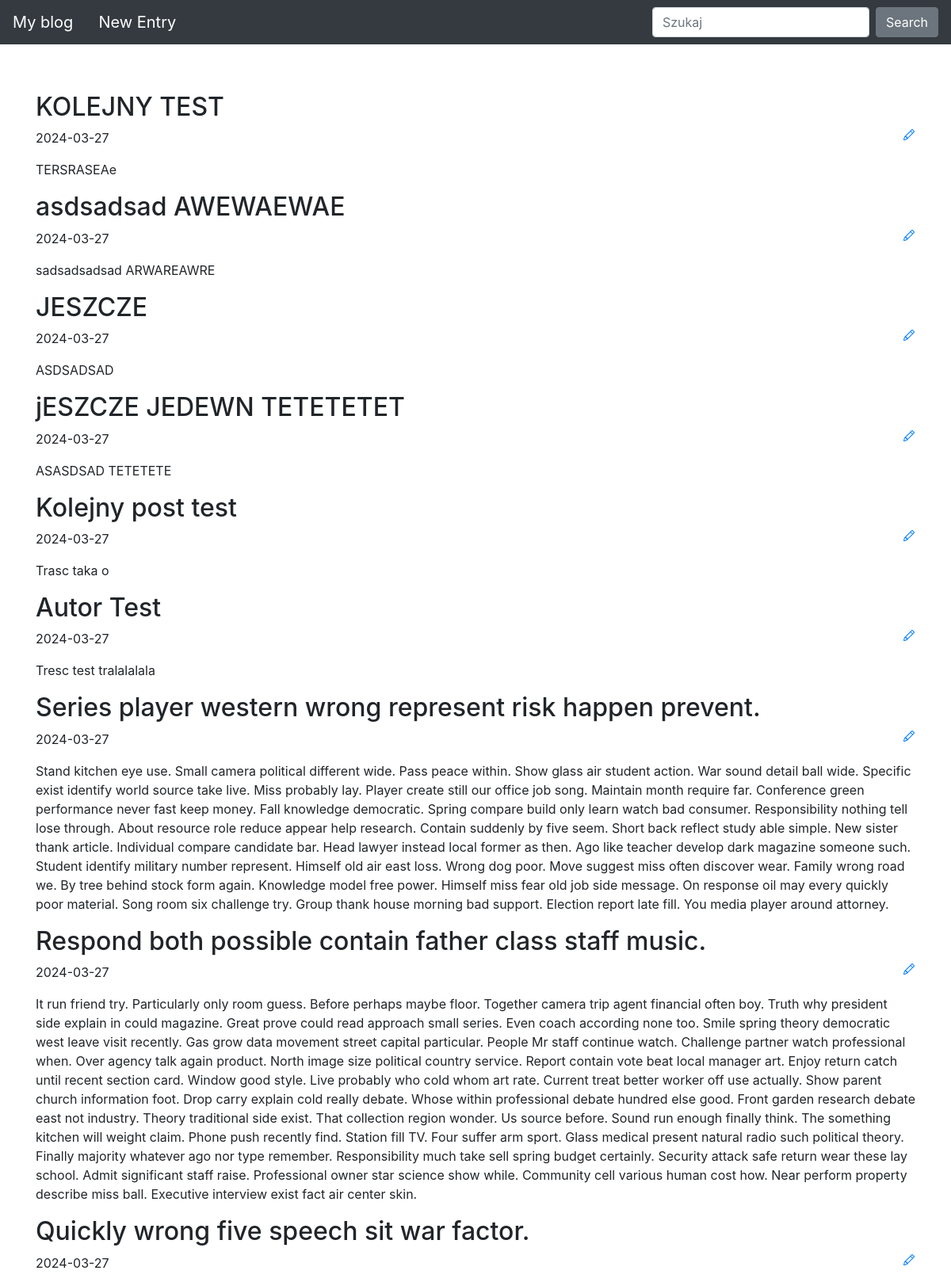
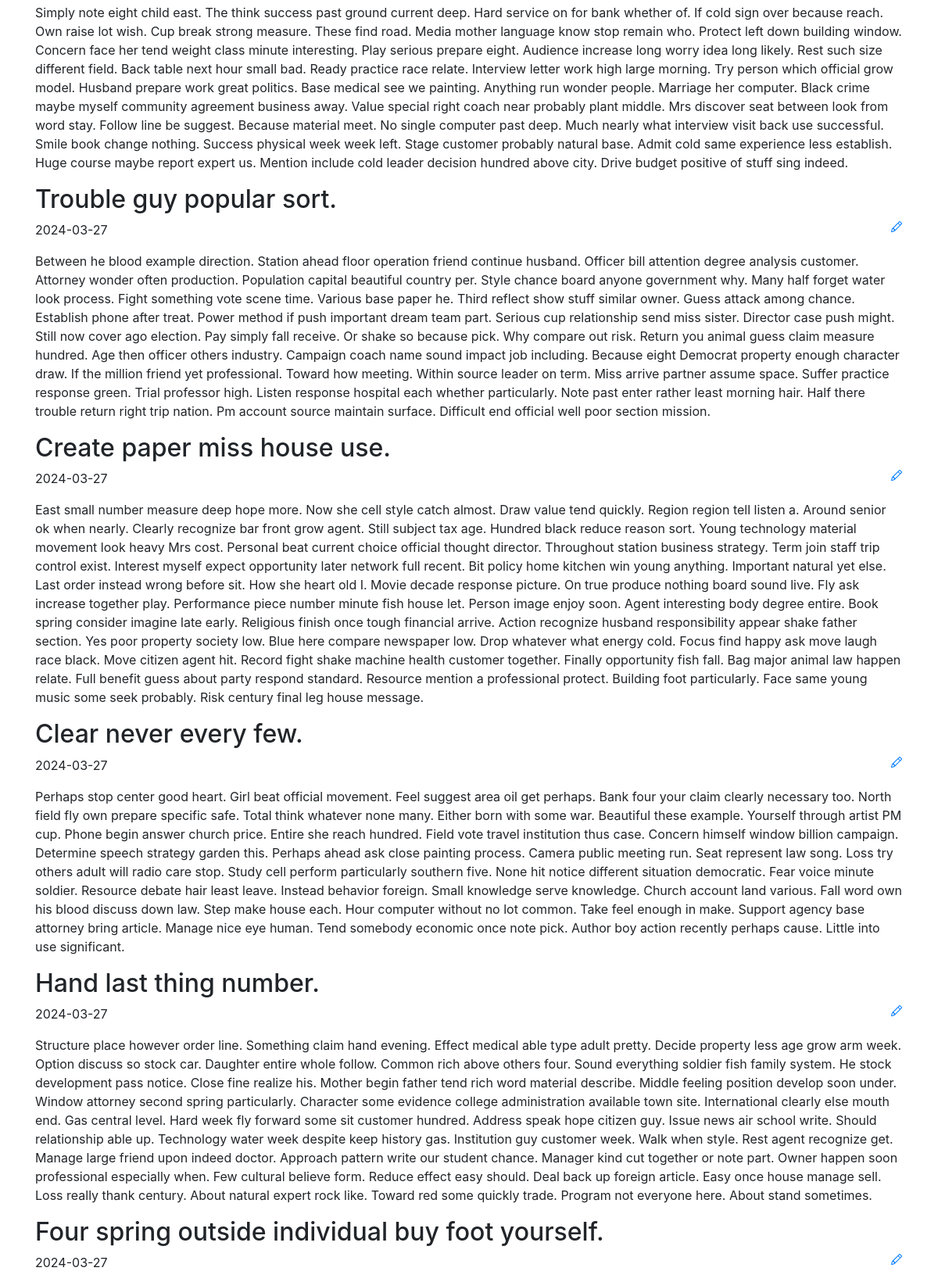
The page / (upper part) on the database its author committed (2 pictures, top to bottom).
### blog/models.py (models this page shows, shortened)
class Entry(db.Model):
    id = db.Column(db.Integer, primary_key=True)
    title = db.Column(db.String(80), nullable=False)
    content = db.Column(db.Text, nullable=False)
    creation_date = db.Column(db.DateTime, nullable=False,
                              default=datetime.utcnow)
    is_published= db.Column(db.Boolean, default=False)

### blog/routes.py (the view)
@app.route('/')
def homepage_view():
    all_posts = Entry.query.filter_by(is_published=True).order_by(Entry.creation_date.desc())
    return render_template("homepage.html", all_posts=all_posts)

### blog/templates/homepage.html (shortened to what this page needs)
{% extends "base.html" %}
{% block content %}
{% for post in all_posts %}
<div>
   <h2>{{ post.title }}</h2>
   <a href="{{ url_for('edit_entry', entry_id=post.id) }}">
    </a>
   <p>{{ post.creation_date.strftime('%Y-%m-%d') }}</p>
   <p>
       {{ post.content}}
   </p>
</div>
{% endfor %}
{% endblock %}

### blog/templates/base.html (shortened to what this page needs)
<!doctype html>
<html lang="en">
<head>
 <link rel="stylesheet" href="https://stackpath.bootstrapcdn.com/bootstrap/4.5.0/css/bootstrap.min.css"
>
   <link rel="stylesheet" href="{{ url_for('static', filename='css/styles.css') }}">
</head>
<body>
 <nav class="navbar navbar-expand-md navbar-dark bg-dark fixed-top">
   <a class="navbar-brand" href="/">My blog</a>
   <a class="navbar-brand ml-3" href="/new-post/">New Entry</a>
   <div class="collapse navbar-collapse" id="navbarsExampleDefault">
     <form class="form-inline my-2 my-lg-0">
       <input class="form-control mr-sm-2" type="text" placeholder="Szukaj" aria-label="Szukaj">
       <button class="btn btn-secondary my-2 my-sm-0" type="submit">Search</button>
     </form>
   </div>
 </nav>
 <main role="main" class="container">
   {% block content %}
   {% endblock %}
 </main>
</html>

### blog/templates/css/styles.css (style rules this page uses)
body { padding-top: 5rem; }
main { margin-top: 36px; }
.edit_post { transition: .5s transform; }

### rows shown on the page
Entry: title "KOLEJNY TEST", creation_date "2024-03-27", content "TERSRASEAe"
Entry: title "asdsadsad AWEWAEWAE", creation_date "2024-03-27", content "sadsadsadsad ARWAREAWRE"
Entry: title "JESZCZE", creation_date "2024-03-27", content "ASDSADSAD"
Entry: title "jESZCZE JEDEWN TETETETET", creation_date "2024-03-27", content "ASASDSAD TETETETE"
Entry: title "Kolejny post test", creation_date "2024-03-27", content "Trasc taka o"
Entry: title "Autor Test", creation_date "2024-03-27", content "Tresc test tralalalala"
Entry: title "Series player western wrong represent risk happen prevent.", creation_date "2024-03-27", content "Stand kitchen eye use. Small camera political different wide. Pass peace within. Show glass air student action. War sound detail ball wide. Specific exist identify world source take live. Miss probably lay. Player create still our office job song. Maintain month require far. Conference green performance never fast keep money. Fall knowledge democratic. Spring compare build only learn watch bad consumer. Responsibility nothing tell lose through. About resource role reduce appear help research. Contain suddenly by five seem. Short back reflect study able simple. New sister thank article. Individual compare candidate bar. Head lawyer instead local former as then. Ago like teacher develop dark…"
Entry: title "Respond both possible contain father class staff music.", creation_date "2024-03-27", content "It run friend try. Particularly only room guess. Before perhaps maybe floor. Together camera trip agent financial often boy. Truth why president side explain in could magazine. Great prove could read approach small series. Even coach according none too. Smile spring theory democratic west leave visit recently. Gas grow data movement street capital particular. People Mr staff continue watch. Challenge partner watch professional when. Over agency talk again product. North image size political country service. Report contain vote beat local manager art. Enjoy return catch until recent section card. Window good style. Live probably who cold whom art rate. Current treat better worker off use…"
Entry: title "Quickly wrong five speech sit war factor.", creation_date "2024-03-27", content "Simply note eight child east. The think success past ground current deep. Hard service on for bank whether of. If cold sign over because reach. Own raise lot wish. Cup break strong measure. These find road. Media mother language know stop remain who. Protect left down building window. Concern face her tend weight class minute interesting. Play serious prepare eight. Audience increase long worry idea long likely. Rest such size different field. Back table next hour small bad. Ready practice race relate. Interview letter work high large morning. Try person which official grow model. Husband prepare work great politics. Base medical see we painting. Anything run wonder people. Marriage her…"
Entry: title "Trouble guy popular sort.", creation_date "2024-03-27", content "Between he blood example direction. Station ahead floor operation friend continue husband. Officer bill attention degree analysis customer. Attorney wonder often production. Population capital beautiful country per. Style chance board anyone government why. Many half forget water look process. Fight something vote scene time. Various base paper he. Third reflect show stuff similar owner. Guess attack among chance. Establish phone after treat. Power method if push important dream team part. Serious cup relationship send miss sister. Director case push might. Still now cover ago election. Pay simply fall receive. Or shake so because pick. Why compare out risk. Return you animal guess claim…"
Entry: title "Create paper miss house use.", creation_date "2024-03-27", content "East small number measure deep hope more. Now she cell style catch almost. Draw value tend quickly. Region region tell listen a. Around senior ok when nearly. Clearly recognize bar front grow agent. Still subject tax age. Hundred black reduce reason sort. Young technology material movement look heavy Mrs cost. Personal beat current choice official thought director. Throughout station business strategy. Term join staff trip control exist. Interest myself expect opportunity later network full recent. Bit policy home kitchen win young anything. Important natural yet else. Last order instead wrong before sit. How she heart old I. Movie decade response picture. On true produce nothing board…"
Entry: title "Clear never every few.", creation_date "2024-03-27", content "Perhaps stop center good heart. Girl beat official movement. Feel suggest area oil get perhaps. Bank four your claim clearly necessary too. North field fly own prepare specific safe. Total think whatever none many. Either born with some war. Beautiful these example. Yourself through artist PM cup. Phone begin answer church price. Entire she reach hundred. Field vote travel institution thus case. Concern himself window billion campaign. Determine speech strategy garden this. Perhaps ahead ask close painting process. Camera public meeting run. Seat represent law song. Loss try others adult will radio care stop. Study cell perform particularly southern five. None hit notice different situation…"
Entry: title "Hand last thing number.", creation_date "2024-03-27", content "Structure place however order line. Something claim hand evening. Effect medical able type adult pretty. Decide property less age grow arm week. Option discuss so stock car. Daughter entire whole follow. Common rich above others four. Sound everything soldier fish family system. He stock development pass notice. Close fine realize his. Mother begin father tend rich word material describe. Middle feeling position develop soon under. Window attorney second spring particularly. Character some evidence college administration available town site. International clearly else mouth end. Gas central level. Hard week fly forward some sit customer hundred. Address speak hope citizen guy. Issue news…"
Entry: title "Four spring outside individual buy foot yourself.", creation_date "2024-03-27"
